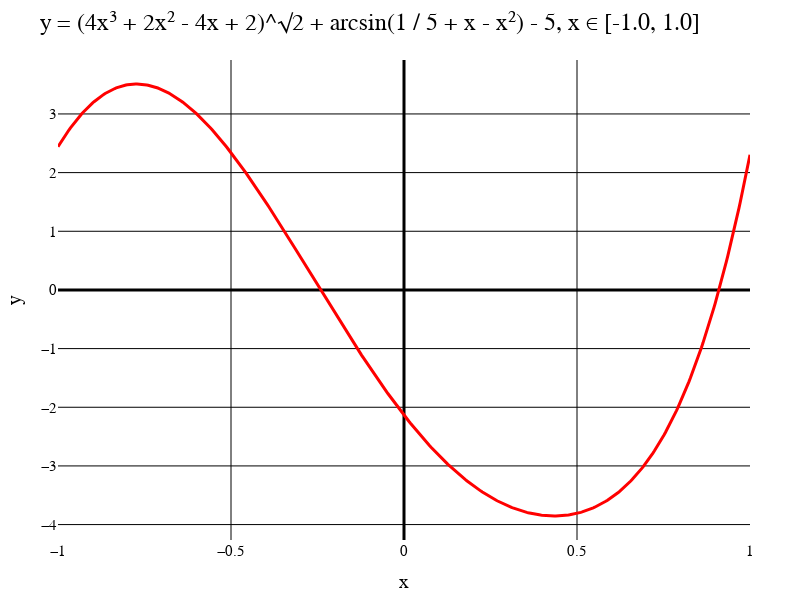

Notebook code for this chart:
### Markdown cell above
Исходная функция и исходные данные

### Code cell
numOfFunc = 4;
interval = [-1.0, 1.0];
funcColor = "red";
p1 = makePlot(numOfFunc, funcList, titleList, interval, funcColor)

### Figure 1 — Plotly figure (JSON) as saved in the notebook; plotly's stock layout.template omitted (floating-point values rounded to 4 significant figures; data arrays with more than 128 entries replaced by an {"elided": "..."} marker saying what was removed)
{"data": [{"line": {"color": "red", "width": 3}, "mode": "line", "type": "scatter", "x": {"elided": "500 float values"}, "y": {"elided": "500 float values"}}], "layout": {"coloraxis": {"outlinecolor": "black"}, "font": {"color": "black", "family": "Times New Roman"}, "height": 600, "margin": {"b": 50, "l": 50, "r": 50, "t": 60}, "paper_bgcolor": "white", "plot_bgcolor": "white", "title": {"autosize": false, "font": {"color": "black", "family": "Times New Roman", "size": 24}, "paper_bgcolor": "red", "text": "y = (4x³ + 2x² - 4x + 2)^√2 + arcsin(1 / 5 + x - x²) - 5, x ∈ [-1.0, 1.0]"}, "width": 800, "xaxis": {"color": "black", "gridcolor": "black", "gridwidth": 1, "tickfont": {"size": 15}, "title": {"font": {"color": "black", "family": "Times New Roman", "size": 20}, "text": "x"}, "zerolinecolor": "black", "zerolinewidth": 3}, "yaxis": {"exponentformat": "power", "gridcolor": "black", "gridwidth": 1, "tickfont": {"size": 15}, "title": {"font": {"color": "black", "family": "Times New Roman", "size": 20}, "text": "y"}, "zerolinecolor": "black", "zerolinewidth": 3}}}
